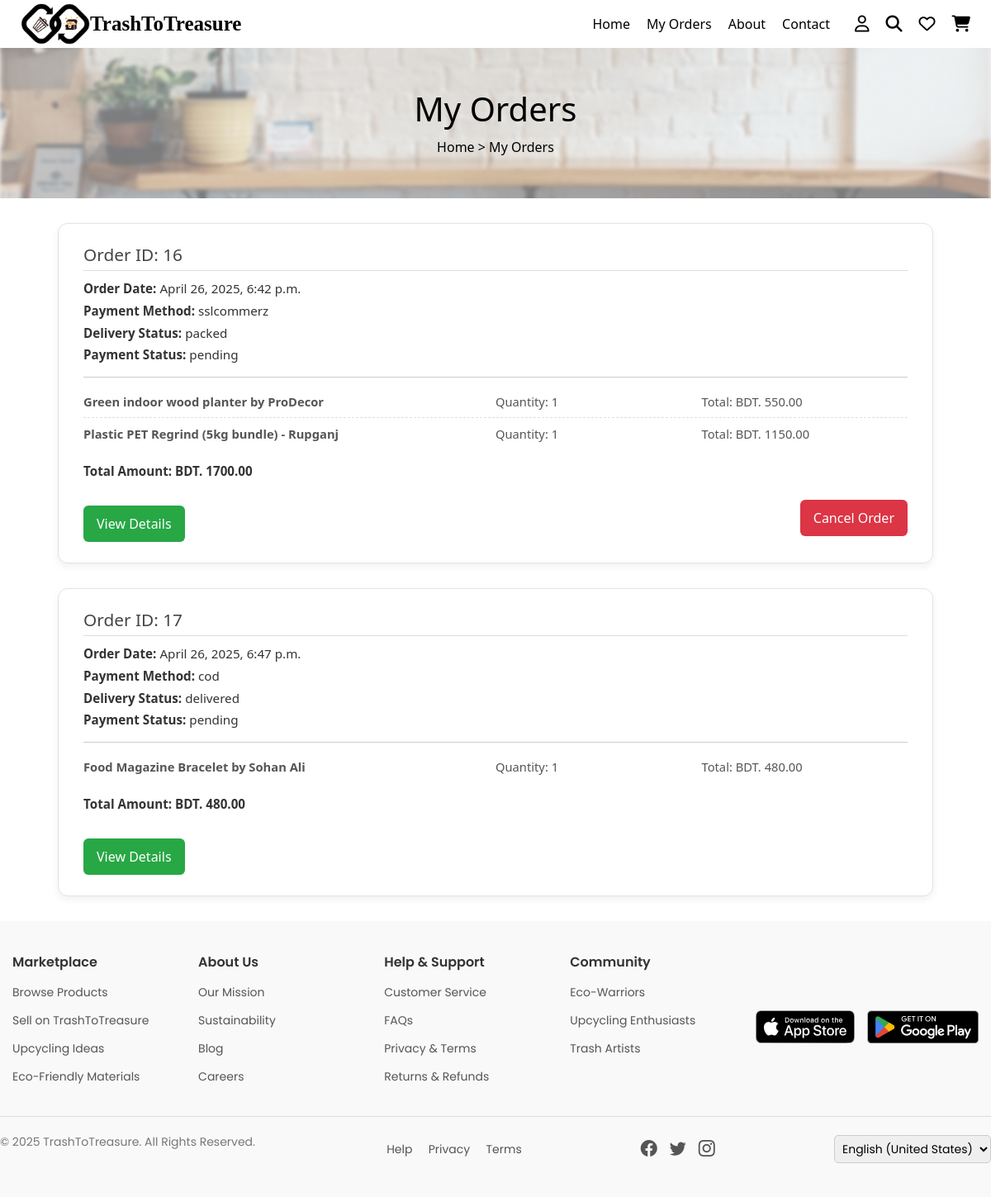
/my-orders/ (signed in), run on an earlier commit of the app's database.
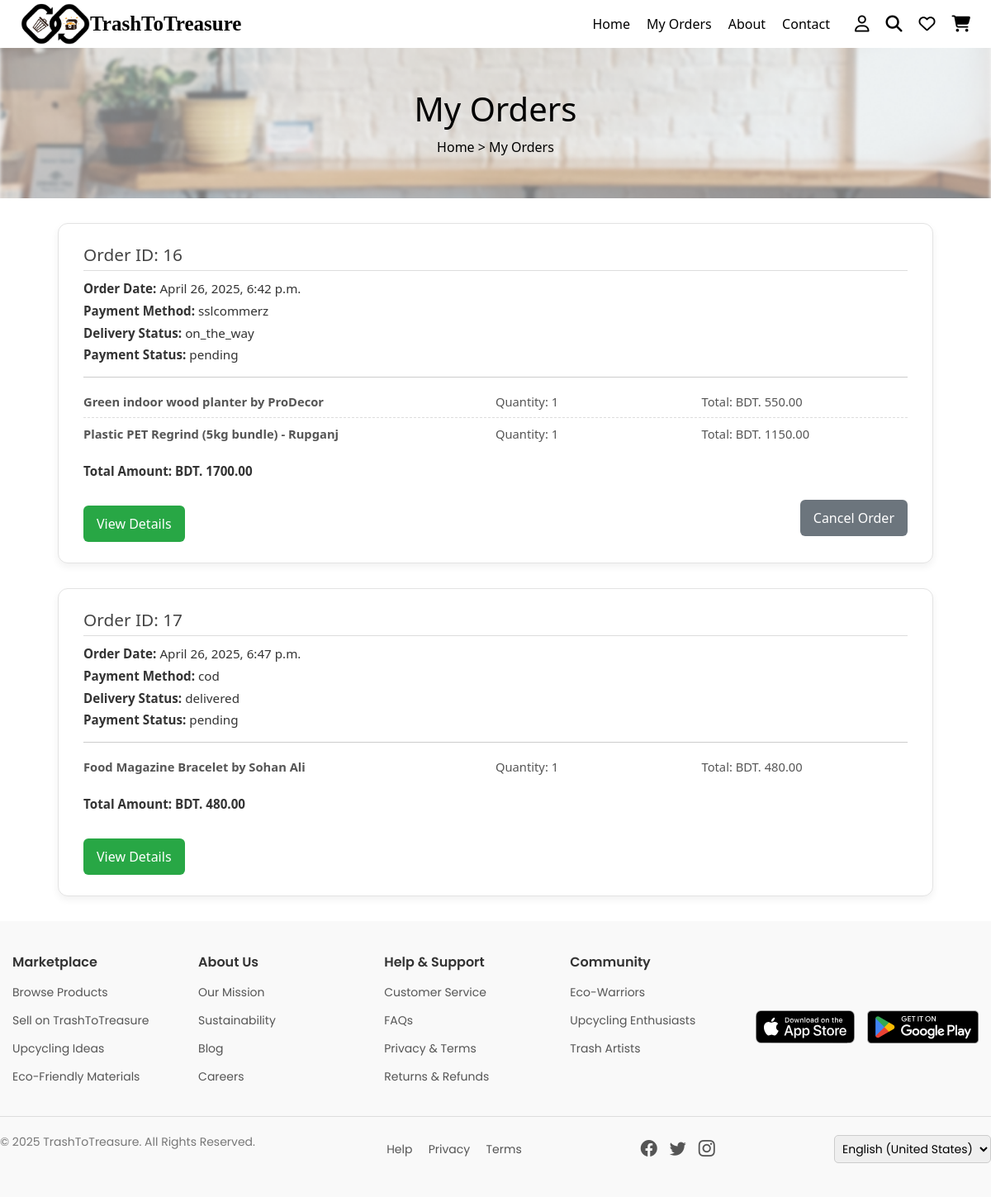
And on a later commit of the database.
### marketplace/models.py (models this page shows, shortened)
class Order(models.Model):
    PAYMENT_CHOICES = [
        ('sslcommerz', 'SSLCommerz'),
        ('cod', 'Cash on Delivery'),
    ]
    PAYMENT_STATUS_CHOICES = [
        ('pending', 'Pending'),
        ('paid', 'Paid'),
        ('failed', 'Failed'),
    ]
    DELIVERY_STATUS_CHOICES = [
        ('ready', 'Ready to Ship'),
        ('packed', 'Packed'),
        ('on_the_way', 'On the Way'),
        ('delivered', 'Delivered'),
        ('cancelled', 'Cancelled'),
        ('returned', 'Returned'),
    ]
    buyer = models.ForeignKey(User, on_delete=models.CASCADE)
    first_name = models.CharField(max_length=50, blank=True, null=True)
    last_name = models.CharField(max_length=50, blank=True, null=True)
    company = models.CharField(max_length=100, blank=True, null=True)
    country = models.CharField(max_length=50, blank=True, null=True)
    street_address = models.CharField(max_length=255, blank=True, null=True)
    city = models.CharField(max_length=50, blank=True, null=True)
    state = models.CharField(max_length=50, blank=True, null=True)
    zip_code = models.CharField(max_length=10, blank=True, null=True)
    phone = models.CharField(max_length=20, blank=True, null=True)
    email = models.EmailField(blank=True, null=True)
    payment_method = models.CharField(max_length=20, choices=PAYMENT_CHOICES)
    payment_status = models.CharField(max_length=20, choices=PAYMENT_STATUS_CHOICES, default='pending')
    delivery_status = models.CharField(max_length=20, choices=DELIVERY_STATUS_CHOICES, default='ready')
    total_amount = models.DecimalField(max_digits=10, decimal_places=2)
    created_at = models.DateTimeField(auto_now_add=True)
    assigned_delivery_guy = models.ForeignKey(
        User,
        on_delete=models.SET_NULL,
        null=True,
        blank=True,
        related_name='assigned_orders'
    )
    expected_delivery = models.DateTimeField(null=True, blank=True)

### marketplace/views.py (the view)
# urls.py: path('my-orders/', views.my_orders, name='my_orders'),
@login_required
def my_orders(request):
    orders = Order.objects.filter(buyer=request.user)  # Assuming user is a ForeignKey in Order model
    context = {
        'orders': orders
    }
    return render(request, 'my_orders.html', context)

### marketplace/models.py (called while the page is built)
    def __str__(self):
        return f"{self.material_name} - {self.trash_point}"

    def __str__(self):
        if self.artisan:
          display_name = getattr(self.artisan, 'name', None) or self.artisan.get_full_name() or self.artisan.username
        else:
            display_name = "Unknown"
        return f"{self.product_name} by {display_name}"

### marketplace/templates/my_orders.html (shortened to what this page needs)
{% load static %}
{% include "header.html" %}
<!DOCTYPE html>
<html lang="en">
<head>
    <link rel="stylesheet" href="{% static 'css/my_orders.css' %}">
</head>
<body>
    <section class="product-banner">
        <h2>My Orders</h2>
        <p><a href="/">Home</a> > My Orders</p>
    </section>
    <div class="my-orders-container">
        <div class="order-grid">
            {% for order in orders %}
                <div class="order-card">
                    <h3>Order ID: {{ order.id }}</h3>
                    <p><strong>Order Date:</strong> {{ order.created_at }}</p>
                    <p><strong>Payment Method:</strong> {{ order.payment_method }}</p>
                    <p><strong>Delivery Status:</strong> {{ order.delivery_status }}</p>
                    <p><strong>Payment Status:</strong> {{ order.payment_status }}</p>
                    <div class="order-items">
                        {% for item in order.items.all %}
                            <div class="order-item">
                                <p><strong>
                                    {% if item.item %}
                                        {{ item.item }}
                                    {% else %}
                                        No product found
                                    {% endif %}
                                </strong></p>
                                <p>Quantity: {{ item.quantity }}</p>
                                <p>Total: BDT. {{ item.price }}</p>
                            </div>
                        {% endfor %}
                    </div>
                    <div class="order-total">
                        <p><strong>Total Amount: </strong>BDT. {{ order.total_amount }}</p>
                    </div>
                    <div style="display: flex; justify-content: space-between; align-items: center; margin-top: 15px;">
                        <a href="{% url 'order_details' order.id %}" class="view-details-btn">View Details</a>
                        {% if order.delivery_status|lower == 'ready' or order.delivery_status|lower == 'packed' %}
                            <form method="POST" action="{% url 'cancel_order' order.id %}">
                                <button type="submit" class="cancel-order-btn">Cancel Order</button>
                            </form>
                        {% elif order.delivery_status|lower == 'on_the_way' %}
                            <button class="cancel-disabled-btn" onclick="alert('Order is on the way. You cannot cancel it now.')">Cancel Order</button>
                        {% endif %}
                    </div>
                </div>
            {% empty %}
                <p>You have no orders yet.</p>
            {% endfor %}
        </div>
    </div>
    {% include "footer.html" %}
</body>
</html>

What changed in the data, as far as the page shows it:
changed Order "sslcommerz": delivery_status "packed" → "on_the_way"
